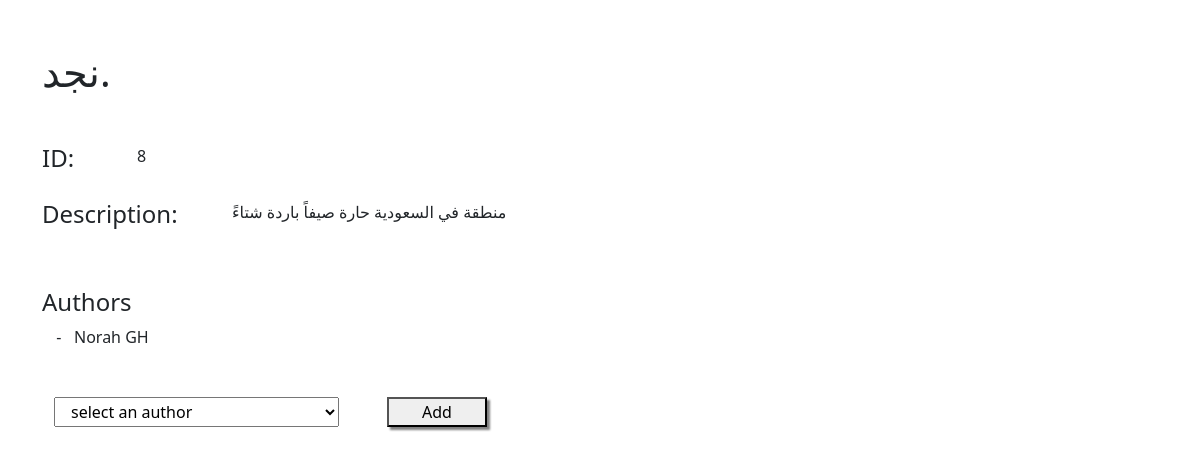
Before: /book/8 with the older database file.
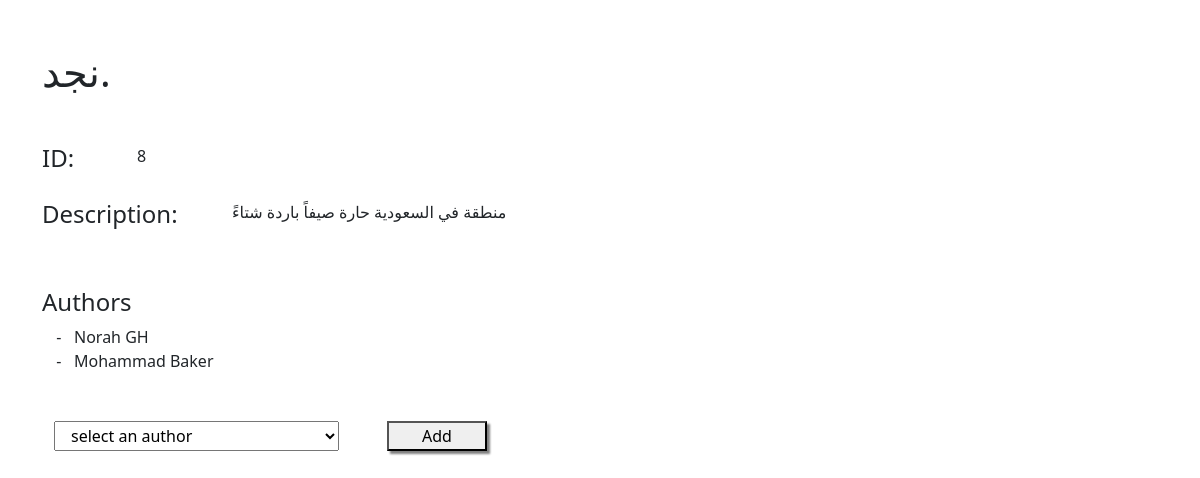
After: the same page with the newer database file.
### booksAuthors_app/models.py (models this page shows)
class Authors (models.Model):
    first_name = models.CharField(max_length=45)
    last_name = models.CharField(max_length=45)
    created_at = models.DateTimeField(auto_now_add=True)
    updated_at = models.DateTimeField(auto_now=True)
    notes = models.TextField(default='')
    books = models.ManyToManyField(Books,related_name='authors')

### booksAuthors_app/views.py (the view)
# urls.py: path('book/<int:id>',views.book),
def book(request,id): #triggred by (view link) in the books table to return a detailed info about specific book
    book = Books.objects.get(id=id)
    bookAuthors = book.authors.all()
    allAuthors = Authors.objects.all()
    authors = []
    flag = True
    for authora in allAuthors:
        for author in bookAuthors:
            if author.id == authora.id:
                flag = False
                break
        if flag :
            authors.append(authora)
        flag = True
    context = {
    'book' : book,
    'authors' : authors}
    return render(request,'book.html',context)

### booksAuthors_app/templates/book.html (shortened to what this page needs)
<!DOCTYPE html>
<html lang="en">
<head>
    <link href="https://cdn.jsdelivr.net/npm/bootstrap@5.2.0-beta1/dist/css/bootstrap.min.css" rel="stylesheet"
>
        {% load static %}
    <link rel="stylesheet" href="{% static 'css/style.css' %}">
</head>
<body>
    <div class="container mx-auto mt-5">
        <h1>{{book.title}}.</h1>
        <div class="row mt-5">
            <h4 class="col-1">ID:</h4>
            <p class="col">{{book.id}}</p>
            <h4 class="col-2">Description:</h4>
            <p class="col">{{book.desc}}</p>
        </div>
        <div class="mt-5">
            <h4>Authors</h4>
            <ul>
                {% for author in book.authors.all %}
                <li>{{author.first_name}} {{author.last_name}}</li>
                {% endfor %}
            </ul>
            <form action="/bookToAuthor/{{book.id}}" method="post" class="row mt-5">
                <select name="author" id="" class="col-3 ms-4 me-5">
                    <option value="0" selected>select an author</option>
                </select>
                <button type="submit" class="btun col-1">Add</button>
            </form>
        </div>
    </div>
</body>
</html>

Changed rows visible on the page:
added Authors: first_name "Mohammad", last_name "Baker"
